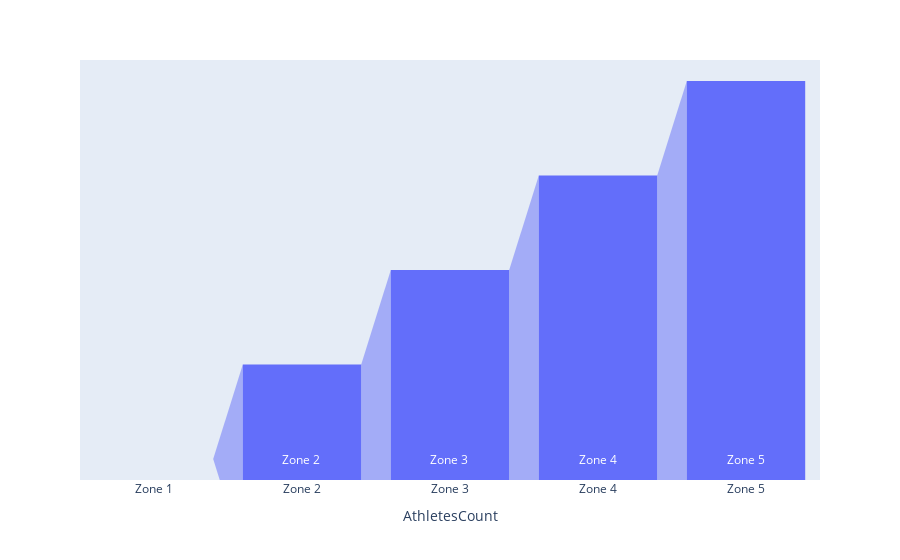

The notebook cell saved with this chart:
### Markdown cell above
AQ1: Create a funnel chart of zone wise

### Code cell
import plotly.express as px
df_excersizetype=pd.read_excel('AllAthletesData.xlsx',sheet_name='AllAthletesData')
df_excersizetype['HR']=60/(df_excersizetype['RR']/1000)
df_excersizetype
df_excersizetype.loc[df_excersizetype['HR'] < 100,'Zone Type']='Zone 1'
df_excersizetype.loc[(df_excersizetype['HR'].between(100,120)), 'Zone Type'] = 'Zone 2'
df_excersizetype.loc[(df_excersizetype['HR'].between(121,135)), 'Zone Type'] = 'Zone 3'
df_excersizetype.loc[(df_excersizetype['HR'].between(136,155)), 'Zone Type'] = 'Zone 4'
df_excersizetype.loc[df_excersizetype['HR'] > 155, 'Zone Type'] = 'Zone 5'
df_excersizetype

chartData = dict(
    AthletesCount=['Zone 1','Zone 2','Zone 3','Zone 4','Zone 5'],
    category=["Zone 1 ","Zone 2 ","Zone 3 ","Zone 4","Zone 5"]
)

fg = px.funnel(chartData, x='AthletesCount', y='category')
fg.show()

### Figure 1 — Plotly figure (JSON) as saved in the notebook; plotly's stock layout.template omitted (floating-point values rounded to 4 significant figures)
{"data": [{"hovertemplate": "AthletesCount=%{x}<br>category=%{y}<extra></extra>", "legendgroup": "", "marker": {"color": "#636efa"}, "name": "", "orientation": "v", "showlegend": false, "type": "funnel", "x": ["Zone 1", "Zone 2", "Zone 3", "Zone 4", "Zone 5"], "xaxis": "x", "y": ["Zone 1 ", "Zone 2 ", "Zone 3 ", "Zone 4", "Zone 5"], "yaxis": "y"}], "layout": {"legend": {"tracegroupgap": 0}, "margin": {"t": 60}, "xaxis": {"anchor": "y", "domain": [0, 1], "title": {"text": "AthletesCount"}}, "yaxis": {"anchor": "x", "domain": [0, 1], "title": {"text": "category"}}}}
